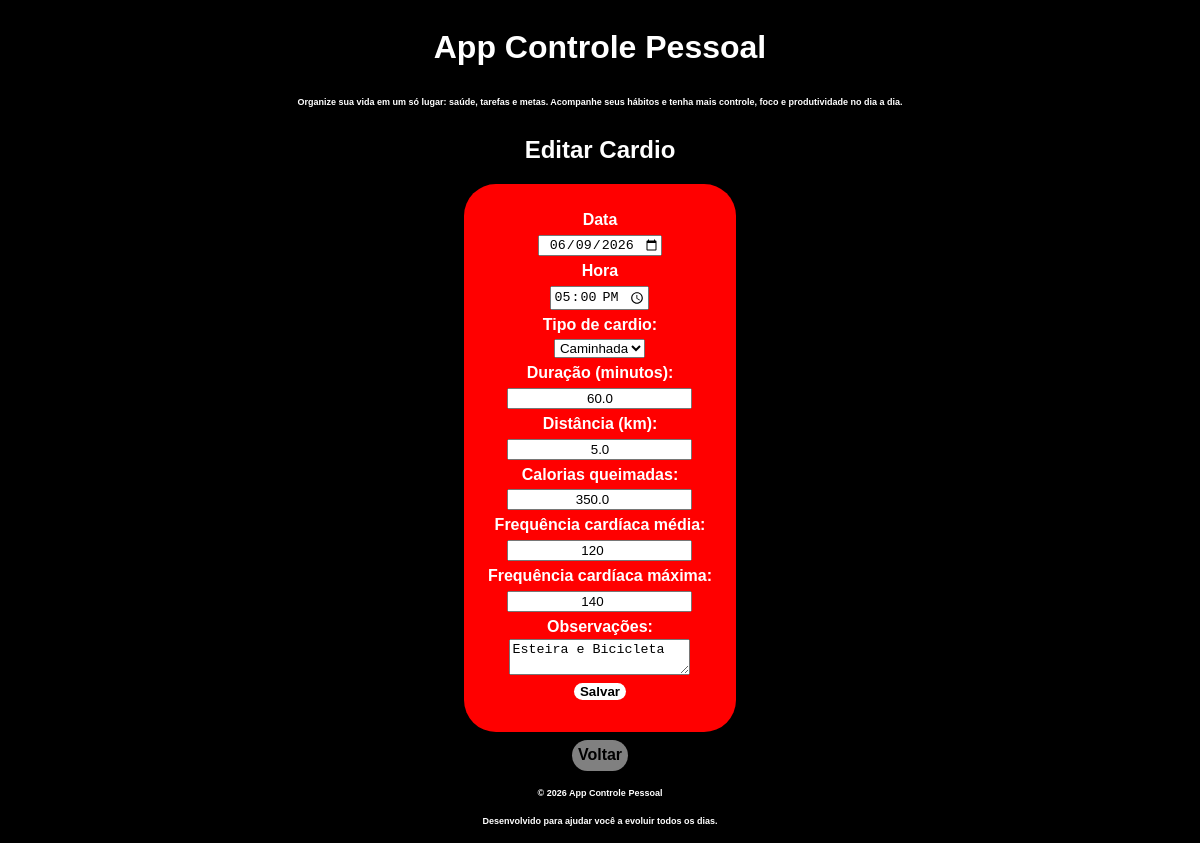
/editar-cardio/1 (signed in), run on the app's committed database.
### models.py (models this page shows)
class Cardio(db.Model):
    __tablename__ = "cardios"
    id = db.Column(db.Integer, primary_key=True)
    usuario_id = db.Column(db.Integer,db.ForeignKey("usuarios.id"),nullable=False)
    data = db.Column(db.Date, nullable=False)
    hora = db.Column(db.String(20), nullable=False)
    atividade = db.Column(db.String(100), nullable=False)
    duracao = db.Column(db.Float, nullable=False)
    distancia = db.Column(db.Float, nullable=True)
    calorias = db.Column(db.Float, nullable=True)
    frequencia_media = db.Column(db.Integer, nullable=True)
    frequencia_maxima = db.Column(db.Integer, nullable=True)
    observacoes = db.Column(db.Text, nullable=True)

### controllers/cardio.py (the view, shortened to what this page needs)
@bp_cardio.route("/editar-cardio/<int:id>", methods=["GET", "POST"])
def editar_cardio(id):
    lista_atividades = Atividades.query.all()
    cardio = Cardio.query.filter_by(id=id, usuario_id=session["usuario_id"]).first()
    if not cardio:
        return render_template(
            "mensagem.html",
            mensagem="Cardio não encontrado.",
            link="/cardio"
        )
    lista_atividades = Atividades.query.all()
    return render_template(
        "site/forms/exercicios/cardio-edicao.html",
        cardio=cardio,
        atividades= lista_atividades
    )

### templates/site/forms/exercicios/cardio-edicao.html (shortened to what this page needs)
{% extends "index.html" %}
{% block content %}
<h2>Editar Cardio</h2>
<div class="form">
    <form method="POST">
        <label>Data</label>
        <input type="date" name="data" value="{{cardio.data}}">
        <label>Hora</label>
        <input type="time" name="hora" value="{{cardio.hora}}">
        <label>Tipo de cardio:</label>
        <select name="atividade" value="{{cardio.atividade}}" required>
            <option value="Caminhada">Caminhada</option>
        </select>
        <label>Duração (minutos):</label>
        <input type="text" name="duracao" value="{{cardio.duracao}}" required>
        <label>Distância (km):</label>
        <input type="text" name="distancia" value="{{cardio.distancia}}">
        <label>Calorias queimadas:</label>
        <input type="number" name="calorias" value="{{cardio.calorias}}">
        <label>Frequência cardíaca média:</label>
        <input type="number" name="frequencia_media" value="{{cardio.frequencia_media}}">
        <label>Frequência cardíaca máxima:</label>
        <input type="number" name="frequencia_maxima" value="{{cardio.frequencia_maxima}}">
        <label>Observações:</label>
        <textarea name="observacoes">{{cardio.observacoes}}</textarea>
        <button type="submit">Salvar</button>
    </form>
</div>
<a class="acao" href="/cardio">Voltar</a>
{% endblock %}

### static/style.css (style rules this page uses)
body { background-color: black; color: white; font-weight: bold; font-family: Arial, Helvetica, sans-serif; display: flex; flex-direction: column; justify-content: center; align-items: center; }
.form { background-color: red; display: flex; flex-direction: column; justify-content: center; align-items: center; padding: 1.5em; border-radius: 2em; }
.form form { display: flex; flex-direction: column; justify-content: center; align-items: center; }
.form form label, input, select { display: flex; justify-self: center; margin-block: 0.2em; text-align: center; }
.form button { width: fit-content; margin: 0.5rem; font-family: 'Lucida Sans', 'Lucida Sans Regular', 'Lucida Grande', 'Lucida Sans Unicode', Geneva, Verdana, sans-serif; font-weight: bold; background-color: white; cursor: pointer; border-radius: 1em; border: none; outline: none; }
.acao { font-weight: bold; background-color: gray; color: black; padding: 0.4em; cursor: pointer; border-radius: 1em; border: none; outline: none; text-decoration: none; margin: 0.5em; }

### data on the page
Cardio: data "06/09/2026", hora "17:00", atividade "Caminhada", duracao "60.0", distancia "5.0", calorias "350.0", frequencia_media "120", frequencia_maxima "140", observacoes "Esteira e Bicicleta"
